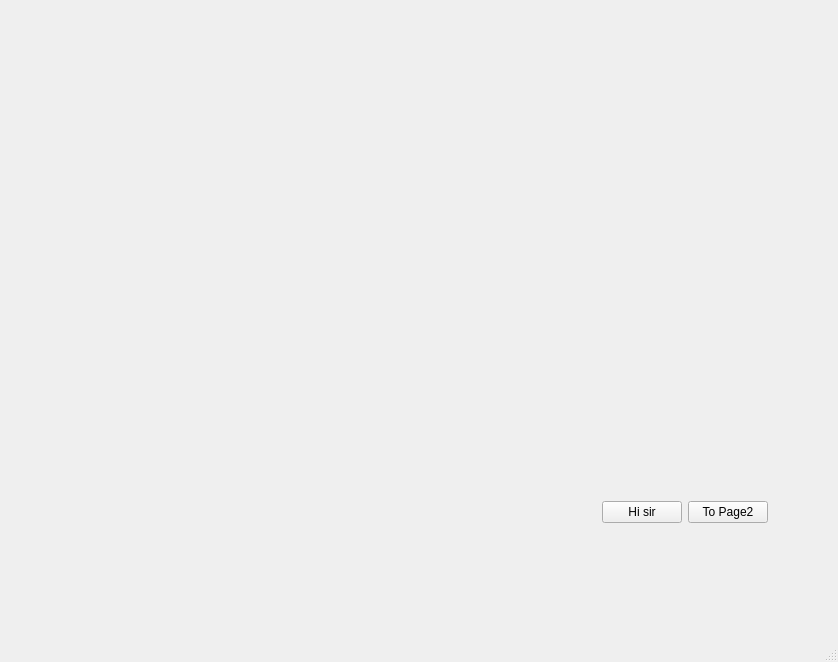
<?xml version="1.0" encoding="UTF-8"?>
<ui version="4.0">
 <class>MainWindow</class>
 <widget class="QMainWindow" name="MainWindow">
  <property name="geometry">
   <rect>
    <x>0</x>
    <y>0</y>
    <width>838</width>
    <height>662</height>
   </rect>
  </property>
  <property name="windowTitle">
   <string>MainWindow</string>
  </property>
  <widget class="QWidget" name="centralwidget">
   <widget class="QStackedWidget" name="stack">
    <property name="geometry">
     <rect>
      <x>10</x>
      <y>10</y>
      <width>771</width>
      <height>531</height>
     </rect>
    </property>
    <property name="currentIndex">
     <number>0</number>
    </property>
    <widget class="QWidget" name="page_1">
     <widget class="QWidget" name="">
      <property name="geometry">
       <rect>
        <x>590</x>
        <y>490</y>
        <width>170</width>
        <height>25</height>
       </rect>
      </property>
      <layout class="QHBoxLayout" name="horizontalLayout_2">
       <item>
        <spacer name="horizontalSpacer">
         <property name="orientation">
          <enum>Qt::Horizontal</enum>
         </property>
         <property name="sizeHint" stdset="0">
          <size>
           <width>40</width>
           <height>20</height>
          </size>
         </property>
        </spacer>
       </item>
       <item>
        <widget class="QPushButton" name="pushButton_2">
         <property name="text">
          <string>Hi sir</string>
         </property>
        </widget>
       </item>
       <item>
        <widget class="QPushButton" name="pushButton_1">
         <property name="text">
          <string>To Page2</string>
         </property>
        </widget>
       </item>
       <item>
        <spacer name="horizontalSpacer_2">
         <property name="orientation">
          <enum>Qt::Horizontal</enum>
         </property>
         <property name="sizeHint" stdset="0">
          <size>
           <width>40</width>
           <height>20</height>
          </size>
         </property>
        </spacer>
       </item>
      </layout>
     </widget>
    </widget>
    <widget class="QWidget" name="page_2">
     <widget class="QWidget" name="layoutWidget">
      <property name="geometry">
       <rect>
        <x>590</x>
        <y>490</y>
        <width>170</width>
        <height>25</height>
       </rect>
      </property>
      <layout class="QHBoxLayout" name="horizontalLayout_3">
       <item>
        <spacer name="horizontalSpacer_3">
         <property name="orientation">
          <enum>Qt::Horizontal</enum>
         </property>
         <property name="sizeHint" stdset="0">
          <size>
           <width>40</width>
           <height>20</height>
          </size>
         </property>
        </spacer>
       </item>
       <item>
        <widget class="QPushButton" name="pushButton_3">
         <property name="text">
          <string>To Page1</string>
         </property>
        </widget>
       </item>
       <item>
        <widget class="QPushButton" name="pushButton_4">
         <property name="text">
          <string>To Page3</string>
         </property>
        </widget>
       </item>
       <item>
        <spacer name="horizontalSpacer_4">
         <property name="orientation">
          <enum>Qt::Horizontal</enum>
         </property>
         <property name="sizeHint" stdset="0">
          <size>
           <width>40</width>
           <height>20</height>
          </size>
         </property>
        </spacer>
       </item>
      </layout>
     </widget>
    </widget>
    <widget class="QWidget" name="page_3">
     <widget class="QWidget" name="layoutWidget_2">
      <property name="geometry">
       <rect>
        <x>590</x>
        <y>490</y>
        <width>170</width>
        <height>25</height>
       </rect>
      </property>
      <layout class="QHBoxLayout" name="horizontalLayout_4">
       <item>
        <spacer name="horizontalSpacer_5">
         <property name="orientation">
          <enum>Qt::Horizontal</enum>
         </property>
         <property name="sizeHint" stdset="0">
          <size>
           <width>40</width>
           <height>20</height>
          </size>
         </property>
        </spacer>
       </item>
       <item>
        <widget class="QPushButton" name="pushButton_5">
         <property name="text">
          <string>To Page2</string>
         </property>
        </widget>
       </item>
       <item>
        <widget class="QPushButton" name="pushButton_6">
         <property name="text">
          <string>To Page4</string>
         </property>
        </widget>
       </item>
       <item>
        <spacer name="horizontalSpacer_6">
         <property name="orientation">
          <enum>Qt::Horizontal</enum>
         </property>
         <property name="sizeHint" stdset="0">
          <size>
           <width>40</width>
           <height>20</height>
          </size>
         </property>
        </spacer>
       </item>
      </layout>
     </widget>
    </widget>
   </widget>
  </widget>
  <widget class="QMenuBar" name="menubar">
   <property name="geometry">
    <rect>
     <x>0</x>
     <y>0</y>
     <width>838</width>
     <height>21</height>
    </rect>
   </property>
  </widget>
  <widget class="QStatusBar" name="statusbar"/>
 </widget>
 <resources/>
 <connections>
  <connection>
   <sender>pushButton_1</sender>
   <signal>clicked()</signal>
   <receiver>MainWindow</receiver>
   <slot>fnc_next_page()</slot>
   <hints>
    <hint type="sourcelabel">
     <x>759</x>
     <y>531</y>
    </hint>
    <hint type="destinationlabel">
     <x>732</x>
     <y>608</y>
    </hint>
   </hints>
  </connection>
  <connection>
   <sender>pushButton_4</sender>
   <signal>clicked()</signal>
   <receiver>MainWindow</receiver>
   <slot>fnc_next_page()</slot>
   <hints>
    <hint type="sourcelabel">
     <x>762</x>
     <y>526</y>
    </hint>
    <hint type="destinationlabel">
     <x>745</x>
     <y>612</y>
    </hint>
   </hints>
  </connection>
  <connection>
   <sender>pushButton_6</sender>
   <signal>clicked()</signal>
   <receiver>MainWindow</receiver>
   <slot>fnc_next_page()</slot>
   <hints>
    <hint type="sourcelabel">
     <x>758</x>
     <y>534</y>
    </hint>
    <hint type="destinationlabel">
     <x>746</x>
     <y>622</y>
    </hint>
   </hints>
  </connection>
  <connection>
   <sender>pushButton_3</sender>
   <signal>clicked()</signal>
   <receiver>MainWindow</receiver>
   <slot>fnc_previous_page()</slot>
   <hints>
    <hint type="sourcelabel">
     <x>681</x>
     <y>533</y>
    </hint>
    <hint type="destinationlabel">
     <x>673</x>
     <y>577</y>
    </hint>
   </hints>
  </connection>
  <connection>
   <sender>pushButton_5</sender>
   <signal>clicked()</signal>
   <receiver>MainWindow</receiver>
   <slot>fnc_previous_page()</slot>
   <hints>
    <hint type="sourcelabel">
     <x>681</x>
     <y>531</y>
    </hint>
    <hint type="destinationlabel">
     <x>672</x>
     <y>583</y>
    </hint>
   </hints>
  </connection>
  <connection>
   <sender>pushButton_2</sender>
   <signal>clicked()</signal>
   <receiver>MainWindow</receiver>
   <slot>fnc_start_progress()</slot>
   <hints>
    <hint type="sourcelabel">
     <x>637</x>
     <y>531</y>
    </hint>
    <hint type="destinationlabel">
     <x>543</x>
     <y>571</y>
    </hint>
   </hints>
  </connection>
 </connections>
 <slots>
  <slot>fnc_next_page()</slot>
  <slot>fnc_previous_page()</slot>
  <slot>fnc_start_progress()</slot>
 </slots>
</ui>
